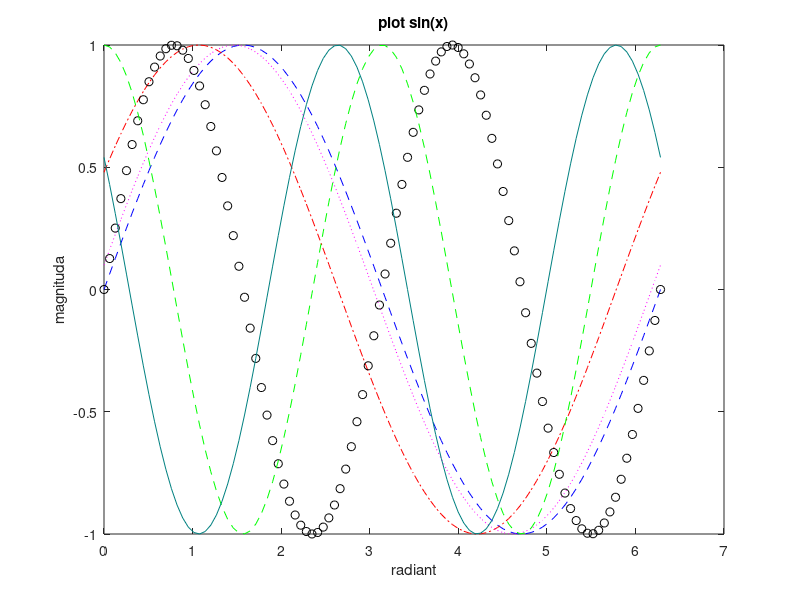

This chart was generated by the following MATLAB code:
clear 
clc

%jadi 1 figure
x = linspace(0,2*pi,100);
y1 = sin(x);
y2 = sin(x+0.5);
y3 = sin(x+0.1);
y4 = sin(2*x);
y5 = cos(2*x);
y6 = cos(2*x+1);

figure(1)
plot(x,y1,'b--',x,y2,'r-.',x,y3,'m:')
title('plot sin(x)');
xlabel('radiant');
ylabel('magnituda');

hold on
plot(x,y4,'ko')
plot(x,y5,'g--')
plot(x,y6,'Color',[0 0.5 0.5]) %pake RGB
hold off